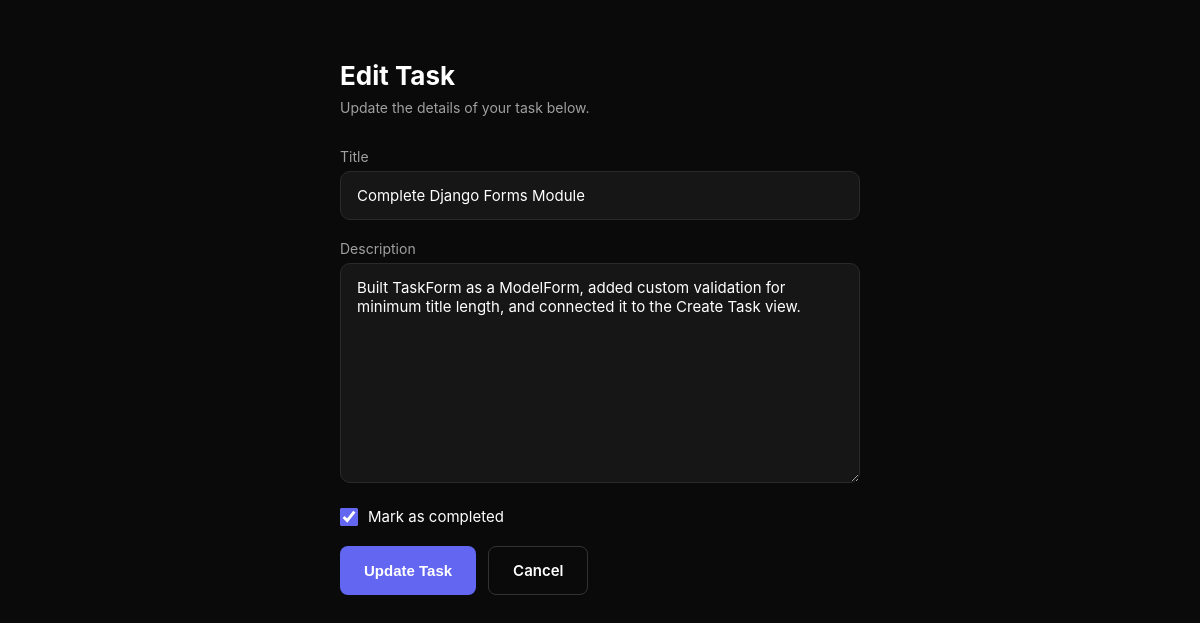
The page /update/22/ on the database its author committed.
### tasks/models.py (models this page shows, shortened)
class Task(models.Model):
    user = models.ForeignKey(User, on_delete=models.CASCADE, related_name='tasks', null=True, blank=True)
    title = models.CharField(max_length=200)
    description = models.TextField(blank=True, default='')
    done = models.BooleanField(default=False)
    created = models.DateTimeField(auto_now_add=True)

### tasks/views.py (the view)
# urls.py: path('update/<int:id>/', views.update_task, name='update_task'),
def update_task(request, id):
    task = get_object_or_404(Task, id=id)
    form = TaskForm(request.POST or None, instance=task)
    if form.is_valid():
        form.save()
        return redirect('home')
    return render(request, 'create_task.html', {'form': form})

### tasks/forms.py
class TaskForm(forms.ModelForm):
    class Meta:
        model = Task
        fields = ['title', 'description', 'done']

### tasks/templates/create_task.html (shortened to what this page needs)
<!DOCTYPE html>
<html lang="en">
<head>
</head>
<body>
    <div class="form-container">
        {% if form.instance.pk %}
            <h1>Edit Task</h1>
            <p class="subtitle">Update the details of your task below.</p>
        {% else %}
            <h1>Add a New Task</h1>
            <p class="subtitle">Fill in the details to create a new task.</p>
        {% endif %}
        <form method="post">
            <p>
                <label for="{{ form.title.id_for_label }}">Title</label>
                {{ form.title }}
            </p>
            <p>
                <label for="{{ form.description.id_for_label }}">Description</label>
                {{ form.description }}
            </p>
            <p class="checkbox-row">
                {{ form.done }}
                <label for="{{ form.done.id_for_label }}">Mark as completed</label>
            </p>
            <div class="form-actions">
                <button type="submit" class="btn-submit">
                    {% if form.instance.pk %}Update Task{% else %}Create Task{% endif %}
                </button>
                <a href="{% url 'home' %}" class="btn-cancel">Cancel</a>
            </div>
        </form>
    </div>
</body>
</html>

### tasks/templates/create_task.html (style rules this page uses)
* { margin: 0; padding: 0; box-sizing: border-box; }
body { background-color: #0a0a0a; color: #ffffff; font-family: -apple-system, BlinkMacSystemFont, "Segoe UI", Roboto, sans-serif; min-height: 100vh; display: flex; justify-content: center; align-items: flex-start; padding: 60px 20px; }
.form-container { width: 100%; max-width: 520px; }
.form-container h1 { font-size: 26px; font-weight: 700; margin-bottom: 8px; }
.form-container .subtitle { font-size: 14px; color: #a0a0a0; margin-bottom: 32px; }
form p { margin-bottom: 20px; text-align: left; }
form label { display: block; font-size: 14px; color: #a0a0a0; margin-bottom: 6px; }
form input[type="text"], form textarea { width: 100%; padding: 14px 16px; border-radius: 10px; border: 1px solid #2a2a2a; background-color: #161616; color: #ffffff; font-size: 15px; font-family: inherit; outline: none; }
form textarea { resize: vertical; min-height: 140px; }
.checkbox-row { display: flex; align-items: center; gap: 10px; }
.checkbox-row input[type="checkbox"] { width: 18px; height: 18px; accent-color: #6366f1; }
.checkbox-row label { margin-bottom: 0; color: #ffffff; font-size: 15px; }
.form-actions { display: flex; gap: 12px; margin-top: 8px; }
.btn-submit { background-color: #6366f1; color: #ffffff; border: none; padding: 14px 24px; border-radius: 8px; font-weight: 600; font-size: 15px; cursor: pointer; }
.btn-cancel { text-decoration: none; border: 1px solid #333333; color: #ffffff; padding: 14px 24px; border-radius: 8px; font-weight: 600; font-size: 15px; display: inline-flex; align-items: center; }

### rows shown on the page
Task: title "Complete Django Forms Module", description "Built TaskForm as a ModelForm, added custom validation for minimum title length, and connected it to the Create Task view.", done "☑"
